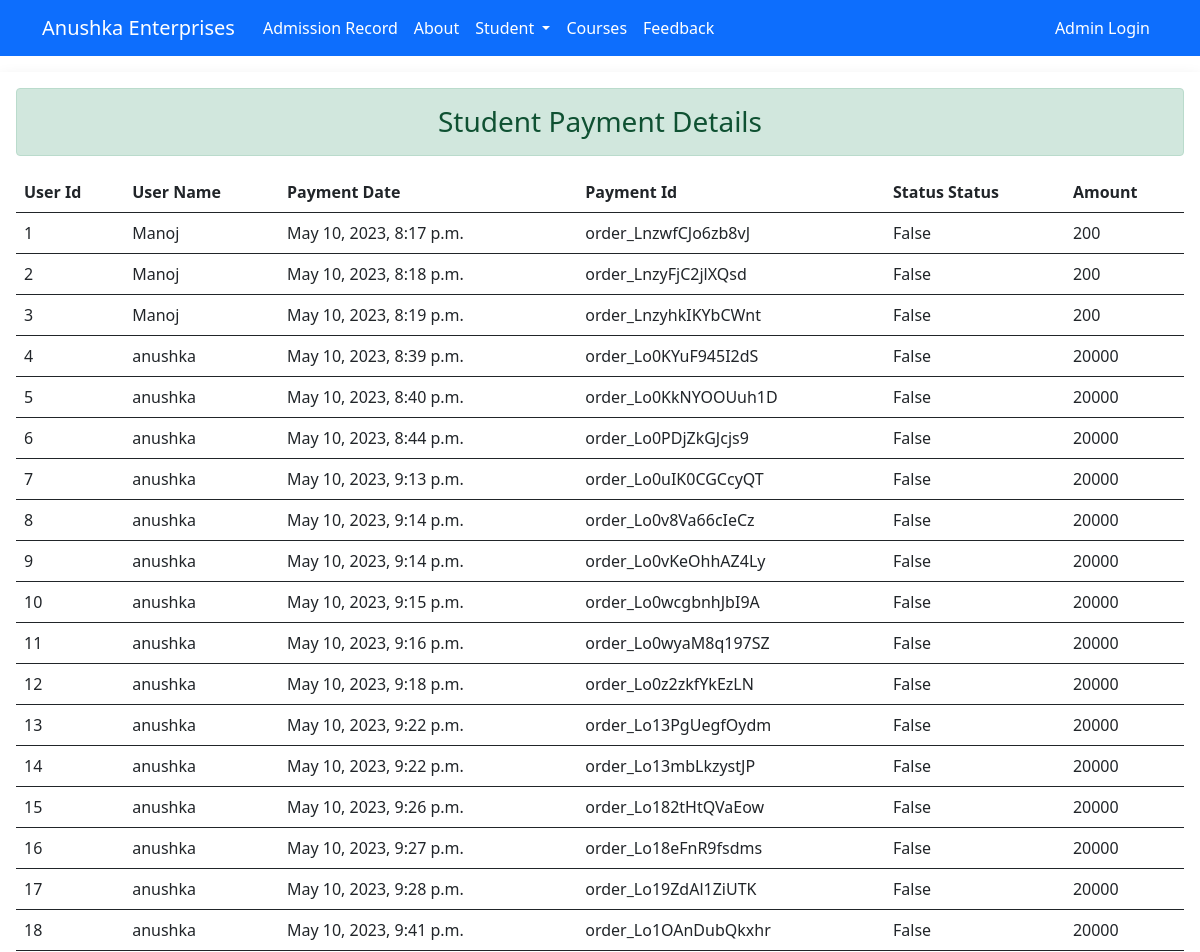
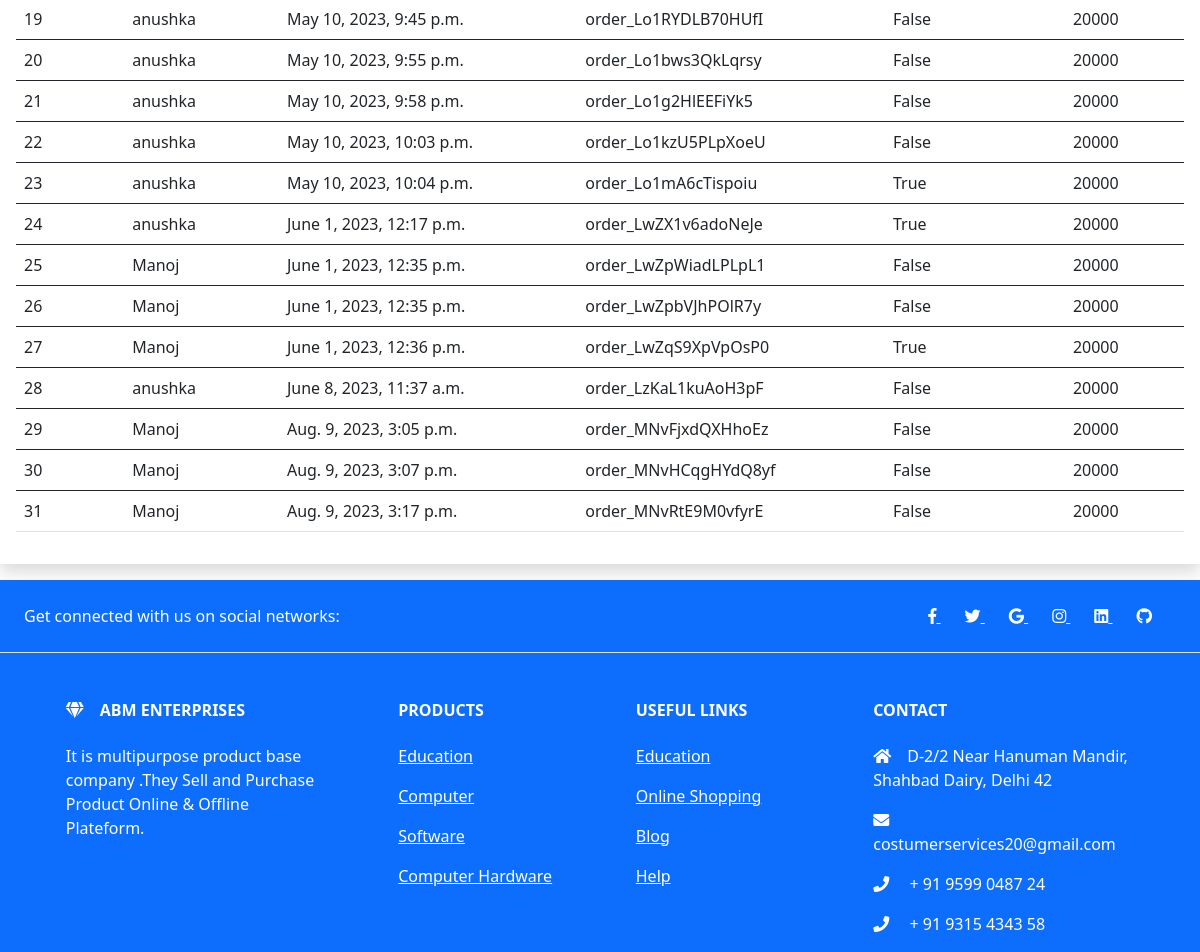
The app's page /adminn/studentpaymentdetails/ with its own data (2 pictures, top to bottom).
### edu/models.py (models this page shows, shortened)
class Payment(models.Model):
    user = models.ForeignKey(User,on_delete=models.CASCADE)
    payment_date = models.DateTimeField(auto_now_add=True)
    amount = models.CharField(max_length=100)
    paymentid = models.CharField(max_length=100,default=False)
    paid = models.BooleanField(default=False)

### adminportal/views.py (the view)
# urls.py: path('studentpaymentdetails/',views.student_payment_details,name='studentpaymentdetails'),
def student_payment_details(request):
   form = Payment.objects.all()
   return render(request,'adminportal/studentpayment.html',{'form':form})

### adminportal/templates/adminportal/studentpayment.html (shortened to what this page needs)
{% extends 'adminportal/base1.html' %}
{% load static %}
{% block content %}
<div class="container-fluid my-3 mt-3 shadow p-3">
  <h3 class="text-center alert alert-success">Student Payment Details</h3>
<table class="table">
    <thead>
      <tr>
        <th scope="col">User Id</th>
        <th scope="col">User Name</th>
        <th scope="col">Payment Date</th>
        <th scope="col">Payment Id</th>
        <th scope="col">Status Status</th>
        <th scope="col">Amount</th>
      </tr>
    </thead>
    {% if form %}
    {% for fm in form %}
    <tbody>
      <tr>
        <td>{{fm.id}}</td>
        <td>{{fm.user}}</td>
        <td>{{fm.payment_date}}</td>
        <td>{{fm.paymentid}}</td>
        <td>{{fm.paid}}</td>
        <td>{{fm.amount}}</td>
      </tr>
    </tbody>
    {% endfor %}
    {% else %}
    <tbody>
      <tr>
        <td>No Record Found</td>
      </tr>
    </tbody>
    {% endif %}
  </table>
  </div>
{% endblock content %}

### adminportal/templates/adminportal/base1.html (shortened to what this page needs)
<!DOCTYPE html>
{% load static %}
<html lang="en">
<head>
    <link href="https://cdn.jsdelivr.net/npm/bootstrap@5.0.2/dist/css/bootstrap.min.css" rel="stylesheet">
    <link rel="stylesheet" href="https://use.fontawesome.com/releases/v5.0.8/css/all.css">
   </head>
<body>
  {% include 'adminportal/navbar1.html' %}
      {% block content %}
      {% endblock content %}
    <footer class="text-center text-lg-start bg-primary text-white">
      <section class="d-flex justify-content-center justify-content-lg-between p-4 border-bottom">
        <div class="me-5 d-none d-lg-block">
          <span>Get connected with us on social networks:</span>
        </div>
        <div>
          <a href="" class="me-4 text-reset">
            <i class="fab fa-facebook-f"></i>
          </a>
          <a href="" class="me-4 text-reset">
            <i class="fab fa-twitter"></i>
          </a>
          <a href="" class="me-4 text-reset">
            <i class="fab fa-google"></i>
          </a>
          <a href="" class="me-4 text-reset">
            <i class="fab fa-instagram"></i>
          </a>
          <a href="" class="me-4 text-reset">
            <i class="fab fa-linkedin"></i>
          </a>
          <a href="" class="me-4 text-reset">
            <i class="fab fa-github"></i>
          </a>
        </div>
      </section>
      <section class="">
        <div class="container text-center text-md-start mt-5">
          <div class="row mt-3">
            <div class="col-md-3 col-lg-4 col-xl-3 mx-auto mb-4">
              <h6 class="text-uppercase fw-bold mb-4">
                <i class="fas fa-gem me-3"></i>ABM Enterprises
              </h6>
              <p>
                It is multipurpose product base company .They Sell and Purchase Product  Online & Offline Plateform.
              </p>
            </div>
            <div class="col-md-2 col-lg-2 col-xl-2 mx-auto mb-4">
              <h6 class="text-uppercase fw-bold mb-4">
                Products
              </h6>
              <p>
                <a href="#!" class="text-reset">Education</a>
              </p>
              <p>
                <a href="#!" class="text-reset">Computer</a>
              </p>
              <p>
                <a href="#!" class="text-reset">Software</a>
              </p>
              <p>
                <a href="#!" class="text-reset">Computer Hardware</a>
              </p>
            </div>
            <div class="col-md-3 col-lg-2 col-xl-2 mx-auto mb-4">
              <h6 class="text-uppercase fw-bold mb-4">
                Useful links
              </h6>
              <p>
                <a href="#!" class="text-reset">Education</a>
              </p>
              <p>
                <a href="#!" class="text-reset">Online Shopping</a>
              </p>
              <p>
                <a href="#!" class="text-reset">Blog</a>
              </p>
              <p>
                <a href="#!" class="text-reset">Help</a>
              </p>
            </div>
            <div class="col-md-4 col-lg-3 col-xl-3 mx-auto mb-md-0 mb-4">
              <h6 class="text-uppercase fw-bold mb-4">Contact</h6>
              <p><i class="fas fa-home me-3"></i>D-2/2 Near Hanuman Mandir,
                 Shahbad Dairy, Delhi 42</p>
              <p>
                <i class="fas fa-envelope me-3"></i>
                costumerservices20@gmail.com
              </p>
              <p><i class="fas fa-phone me-3"></i> + 91 9599 0487 24</p>
              <p><i class="fas fa-phone me-3"></i> + 91 9315 4343 58</p>
            </div>
          </div>
        </div>
      </section>
    </footer>
</body>
</html>

### adminportal/templates/adminportal/navbar1.html (shortened to what this page needs)
<!DOCTYPE html>
<html lang="en">
<head>
</head>
<body>
    <nav class="navbar navbar-expand-lg navbar-dark bg-primary">
      <div class="container">
     <a class="navbar-brand" href="{% url 'admindashboard' %}">Anushka Enterprises</a>
    <div class="collapse navbar-collapse" id="navbarSupportContent">
      <ul class="navbar-nav mx-1 mt-1s">
        <li class="nav-item active">
          <a class="nav-link active" area-current="page" href="{% url 'admindashboard' %}">Admission Record</a>
      </li>
      {% if request.user.is_authenticated %}
        <li class="nav-item">
          <a class="nav-link active" href="{% url 'admstatus' %}">Admission Status</a>
        </li>
        <li class="nav-item">
          <a class="nav-link active" href="{% url 'studentpaymentdetails' %}">Payment Details</a>
        </li>
        <li class="nav-item">
          <a class="nav-link active" href="{% url 'feedbackdetails' %}">Feedback Details</a>
        </li>
        <li class="nav-item">
          <a class="nav-link active" href="{% url 'logout'%}">Logout</a>
        </li>
        <li class="nav-item mt-2">
          <p style="float:right;" class="text-primary me-4 mx-4">Welcome to <span style="font-weight:bold; color: red;  font-family: 'Times New Roman', Times, serif;">{{full_name}}</span></p>
        </li>
      {% else %}
      <li class="nav-item">
        <a class="nav-link active" href="{% url 'about1'%}">About</a>
      </li>
      <li class="nav-item dropdown">
        <a class="nav-link dropdown-toggle active" href="#" id="navbarDropdown" role="button" data-bs-toggle="dropdown" aria-expanded="false">
           Student
          </a>
      </li>
      <li class="nav-item">
        <a class="nav-link active" href="{% url 'course'%}">Courses</a>
      </li>
      <li class="nav-item">
        <a class="nav-link active" href="{% url 'feedback'%}">Feedback</a>
      </li>
      </ul>
     <ul class="navbar-nav ms-auto">
      <li class="nav-item">
        <a class="nav-link active" href="{% url 'adminlogin' %}">Admin Login</a>
      </li>
     </ul>
     {% endif %}
    </div>
  </div>
    </nav>
</body>
</html>

### records on screen
Payment: id "1", user "Manoj", payment_date "May 10, 2023, 8:17 p.m.", paymentid "order_LnzwfCJo6zb8vJ", paid "False", amount "200"
Payment: id "2", user "Manoj", payment_date "May 10, 2023, 8:18 p.m.", paymentid "order_LnzyFjC2jlXQsd", paid "False", amount "200"
Payment: id "3", user "Manoj", payment_date "May 10, 2023, 8:19 p.m.", paymentid "order_LnzyhkIKYbCWnt", paid "False", amount "200"
Payment: id "4", user "anushka", payment_date "May 10, 2023, 8:39 p.m.", paymentid "order_Lo0KYuF945I2dS", paid "False", amount "20000"
Payment: id "5", user "anushka", payment_date "May 10, 2023, 8:40 p.m.", paymentid "order_Lo0KkNYOOUuh1D", paid "False", amount "20000"
Payment: id "6", user "anushka", payment_date "May 10, 2023, 8:44 p.m.", paymentid "order_Lo0PDjZkGJcjs9", paid "False", amount "20000"
Payment: id "7", user "anushka", payment_date "May 10, 2023, 9:13 p.m.", paymentid "order_Lo0uIK0CGCcyQT", paid "False", amount "20000"
Payment: id "8", user "anushka", payment_date "May 10, 2023, 9:14 p.m.", paymentid "order_Lo0v8Va66cIeCz", paid "False", amount "20000"
Payment: id "9", user "anushka", payment_date "May 10, 2023, 9:14 p.m.", paymentid "order_Lo0vKeOhhAZ4Ly", paid "False", amount "20000"
Payment: id "10", user "anushka", payment_date "May 10, 2023, 9:15 p.m.", paymentid "order_Lo0wcgbnhJbI9A", paid "False", amount "20000"
Payment: id "11", user "anushka", payment_date "May 10, 2023, 9:16 p.m.", paymentid "order_Lo0wyaM8q197SZ", paid "False", amount "20000"
Payment: id "12", user "anushka", payment_date "May 10, 2023, 9:18 p.m.", paymentid "order_Lo0z2zkfYkEzLN", paid "False", amount "20000"
Payment: id "13", user "anushka", payment_date "May 10, 2023, 9:22 p.m.", paymentid "order_Lo13PgUegfOydm", paid "False", amount "20000"
Payment: id "14", user "anushka", payment_date "May 10, 2023, 9:22 p.m.", paymentid "order_Lo13mbLkzystJP", paid "False", amount "20000"
Payment: id "15", user "anushka", payment_date "May 10, 2023, 9:26 p.m.", paymentid "order_Lo182tHtQVaEow", paid "False", amount "20000"
Payment: id "16", user "anushka", payment_date "May 10, 2023, 9:27 p.m.", paymentid "order_Lo18eFnR9fsdms", paid "False", amount "20000"
Payment: id "17", user "anushka", payment_date "May 10, 2023, 9:28 p.m.", paymentid "order_Lo19ZdAl1ZiUTK", paid "False", amount "20000"
Payment: id "18", user "anushka", payment_date "May 10, 2023, 9:41 p.m.", paymentid "order_Lo1OAnDubQkxhr", paid "False", amount "20000"
Payment: id "19", user "anushka", payment_date "May 10, 2023, 9:45 p.m.", paymentid "order_Lo1RYDLB70HUfI", paid "False", amount "20000"
Payment: id "20", user "anushka", payment_date "May 10, 2023, 9:55 p.m.", paymentid "order_Lo1bws3QkLqrsy", paid "False", amount "20000"
Payment: id "21", user "anushka", payment_date "May 10, 2023, 9:58 p.m.", paymentid "order_Lo1g2HlEEFiYk5", paid "False", amount "20000"
Payment: id "22", user "anushka", payment_date "May 10, 2023, 10:03 p.m.", paymentid "order_Lo1kzU5PLpXoeU", paid "False", amount "20000"
Payment: id "23", user "anushka", payment_date "May 10, 2023, 10:04 p.m.", paymentid "order_Lo1mA6cTispoiu", paid "True", amount "20000"
Payment: id "24", user "anushka", payment_date "June 1, 2023, 12:17 p.m.", paymentid "order_LwZX1v6adoNeJe", paid "True", amount "20000"
Payment: id "25", user "Manoj", payment_date "June 1, 2023, 12:35 p.m.", paymentid "order_LwZpWiadLPLpL1", paid "False", amount "20000"
Payment: id "26", user "Manoj", payment_date "June 1, 2023, 12:35 p.m.", paymentid "order_LwZpbVJhPOlR7y", paid "False", amount "20000"
Payment: id "27", user "Manoj", payment_date "June 1, 2023, 12:36 p.m.", paymentid "order_LwZqS9XpVpOsP0", paid "True", amount "20000"
Payment: id "28", user "anushka", payment_date "June 8, 2023, 11:37 a.m.", paymentid "order_LzKaL1kuAoH3pF", paid "False", amount "20000"
Payment: id "29", user "Manoj", payment_date "Aug. 9, 2023, 3:05 p.m.", paymentid "order_MNvFjxdQXHhoEz", paid "False", amount "20000"
Payment: id "30", user "Manoj", payment_date "Aug. 9, 2023, 3:07 p.m.", paymentid "order_MNvHCqgHYdQ8yf", paid "False", amount "20000"
Payment: id "31", user "Manoj", payment_date "Aug. 9, 2023, 3:17 p.m.", paymentid "order_MNvRtE9M0vfyrE", paid "False", amount "20000"
